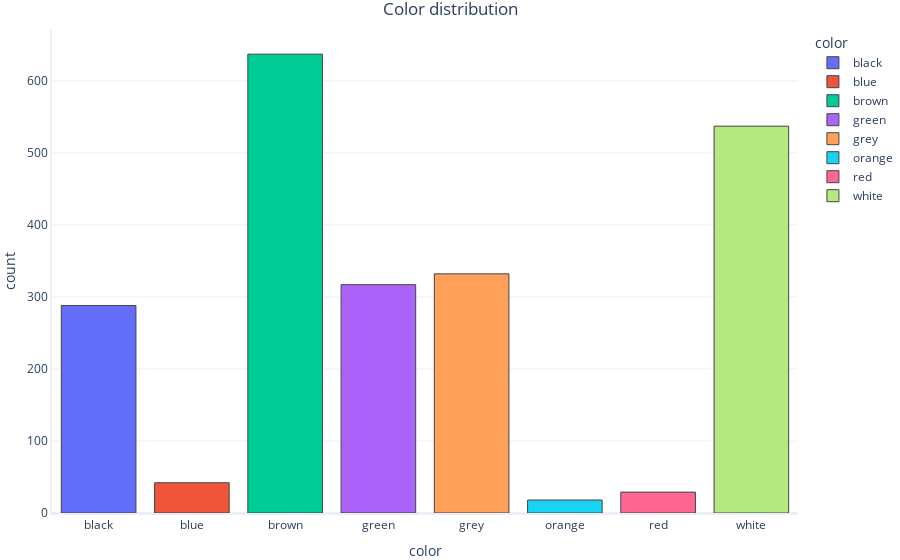

Notebook code cell kept with this figure:
### Markdown cell above
The histogram above makes it very easy to understand both the labels we have in the dataset and their distribution.

We can do the same thing for the `color` feature:

### Code cell
# Plot a histogram with counts for each label
graphing.multiple_histogram(dataset, label_x="color", label_group="color", title="Color distribution")

### Figure 1 — Plotly figure (JSON) as saved in the notebook; plotly's stock layout.template omitted (floating-point values rounded to 4 significant figures; data arrays with more than 128 entries replaced by an {"elided": "..."} marker saying what was removed)
{"data": [{"histfunc": "count", "name": "black", "type": "histogram", "x": {"elided": "288 str values"}}, {"histfunc": "count", "name": "blue", "type": "histogram", "x": ["blue", "blue", "blue", "blue", "blue", "blue", "blue", "blue", "blue", "blue", "blue", "blue", "blue", "blue", "blue", "blue", "blue", "blue", "blue", "blue", "blue", "blue", "blue", "blue", "blue", "blue", "blue", "blue", "blue", "blue", "blue", "blue", "blue", "blue", "blue", "blue", "blue", "blue", "blue", "blue", "blue", "blue"]}, {"histfunc": "count", "name": "brown", "type": "histogram", "x": {"elided": "637 str values"}}, {"histfunc": "count", "name": "green", "type": "histogram", "x": {"elided": "317 str values"}}, {"histfunc": "count", "name": "grey", "type": "histogram", "x": {"elided": "332 str values"}}, {"histfunc": "count", "name": "orange", "type": "histogram", "x": ["orange", "orange", "orange", "orange", "orange", "orange", "orange", "orange", "orange", "orange", "orange", "orange", "orange", "orange", "orange", "orange", "orange", "orange"]}, {"histfunc": "count", "name": "red", "type": "histogram", "x": ["red", "red", "red", "red", "red", "red", "red", "red", "red", "red", "red", "red", "red", "red", "red", "red", "red", "red", "red", "red", "red", "red", "red", "red", "red", "red", "red", "red", "red"]}, {"histfunc": "count", "name": "white", "type": "histogram", "x": {"elided": "537 str values"}}], "layout": {"legend": {"title": {"text": "color"}}, "title": {"text": "Color distribution"}, "xaxis": {"title": {"text": "color"}}, "yaxis": {"title": {"text": "count"}}}}
